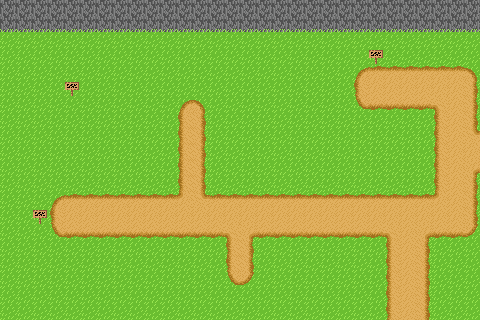

Rendered tile map (Tiled .tmx) drawn with the repository's tilesets; below, a short description and the full map source, tile grids included:
An orthogonal 30x20 tile map with 16x16 px tiles, 1 tile layer (Tile Layer 1) and 2 objects.

<map version="1.10" tiledversion="1.12.2" orientation="orthogonal" renderorder="right-down" width="30" height="20" tilewidth="16" tileheight="16" infinite="0" nextlayerid="2" nextobjectid="1">
 <tileset firstgid="1" name="tilemap_final_project_1_2" tilewidth="16" tileheight="16" tilecount="20" columns="5">
  <image source="../imgs/tilemap_final_project_1_2.png" width="80" height="64" />
  <tile id="10">
   <objectgroup draworder="index" id="3">
    <object id="2" x="1.04778" y="2.05675" width="13.9044" height="7.92821" />
   </objectgroup>
  </tile>
  <tile id="18">
   <objectgroup draworder="index" id="2">
    <object id="1" x="0.0388067" y="0.0388067" width="15.9496" height="10.8659" />
   </objectgroup>
  </tile>
 </tileset>
 <layer id="1" name="Tile Layer 1" width="30" height="20">
  <data encoding="csv">
14,14,14,14,14,14,14,14,14,14,14,14,14,14,14,14,14,14,14,14,14,14,14,14,14,14,14,14,14,14,
19,19,19,19,19,19,19,19,19,19,19,19,19,19,19,19,19,19,19,19,19,19,19,19,19,19,19,19,19,19,
1,1,1,1,1,1,1,1,1,1,1,1,1,1,1,1,1,1,1,1,1,1,1,1,1,1,1,1,1,1,
1,1,1,1,1,1,1,1,1,1,1,1,1,1,1,1,1,1,1,1,1,1,1,11,1,1,1,1,1,1,
1,1,1,1,1,1,1,1,1,1,1,1,1,1,1,1,1,1,1,1,1,1,2,4,4,4,4,4,4,3,
1,1,1,1,11,1,1,1,1,1,1,1,1,1,1,1,1,1,1,1,1,1,5,6,6,6,6,6,6,10,
1,1,1,1,1,1,1,1,1,1,1,2,3,1,1,1,1,1,1,1,1,1,7,9,9,9,9,13,6,10,
1,1,1,1,1,1,1,1,1,1,1,5,10,1,1,1,1,1,1,1,1,1,1,1,1,1,1,5,6,10,
1,1,1,1,1,1,1,1,1,1,1,5,10,1,1,1,1,1,1,1,1,1,1,1,1,1,1,5,6,17,
1,1,1,1,1,1,1,1,1,1,1,5,10,1,1,1,1,1,1,1,1,1,1,1,1,1,1,5,6,6,
1,1,1,1,1,1,1,1,1,1,1,5,10,1,1,1,1,1,1,1,1,1,1,1,1,1,1,5,6,12,
1,1,1,1,1,1,1,1,1,1,1,5,10,1,1,1,1,1,1,1,1,1,1,1,1,1,1,5,6,10,
1,1,1,2,4,4,4,4,4,4,4,18,17,4,4,4,4,4,4,4,4,4,4,4,4,4,4,18,6,10,
1,1,11,5,6,6,6,6,6,6,6,6,6,6,6,6,6,6,6,6,6,6,6,6,6,6,6,6,6,10,
1,1,1,7,9,9,9,9,9,9,9,9,9,9,13,12,9,9,9,9,9,9,9,9,13,6,12,9,9,8,
1,1,1,1,1,1,1,1,1,1,1,1,1,1,5,10,1,1,1,1,1,1,1,1,5,6,10,1,1,1,
1,1,1,1,1,1,1,1,1,1,1,1,1,1,5,10,1,1,1,1,1,1,1,1,5,6,10,1,1,1,
1,1,1,1,1,1,1,1,1,1,1,1,1,1,7,8,1,1,1,1,1,1,1,1,5,6,10,1,1,1,
1,1,1,1,1,1,1,1,1,1,1,1,1,1,1,1,1,1,1,1,1,1,1,1,5,6,10,1,1,1,
1,1,1,1,1,1,1,1,1,1,1,1,1,1,1,1,1,1,1,1,1,1,1,1,5,6,10,1,1,1
</data>
 </layer>
</map>
